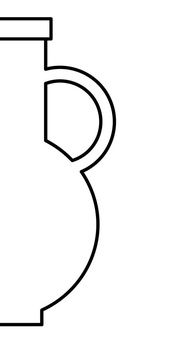
%> input picture excersiecs/RaAr7/5/jug.jpg, 172 x 340 px, shrunk from 500 x 990 before the run
$ octave p5.m   (GNU Octave 9; MATLAB toolbox functions it lacks are replaced by stand-ins)
%> lines starting %> are read from the running program, lines starting %| are printed output that depends on the picture
close all
clear all
clc

image = imread("jug.jpg");
%> image is the input picture: size 340x172x3 uint8; min 0, max 255, mean 244.1
imageSize = size(image);
%> imageSize = [340 172 3]
result = zeros(imageSize(1,1),imageSize(1,2)*2,'uint8');
flipimage = flip(image,2);
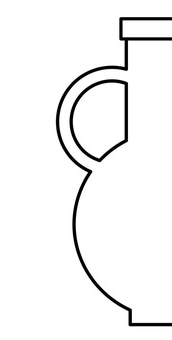
%> flipimage: size 340x172x3 uint8; min 0, max 255, mean 244.1; mean of the top-left, top-right, bottom-left and bottom-right quarters 244.1, 235.3, 249.5, 247.5

result = cat(2,flipimage,image);
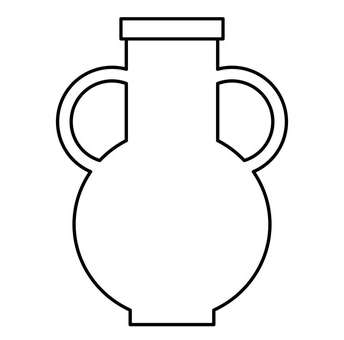
%> result: size 340x344x3 uint8; min 0, max 255, mean 244.1

imshow(result);
